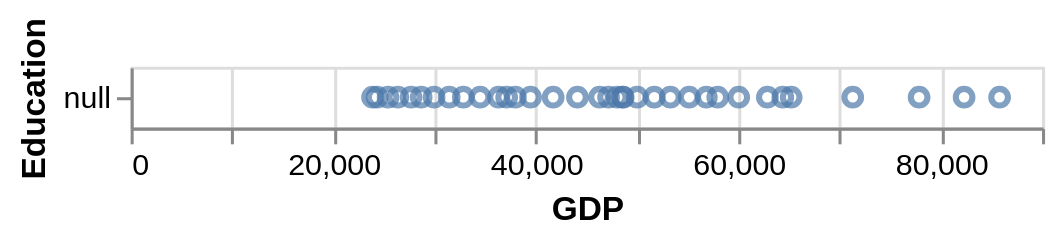

Notebook cell for this chart:
### Code cell
alt.Chart(df).mark_point().encode(
    x='GDP',
    y='Education',
    tooltip='Year'
)

### Figure 1 — Vega-Lite specification as saved in the notebook (floating-point values rounded to 4 significant figures)
{"config": {"view": {"continuousWidth": 300, "continuousHeight": 300}}, "data": {"name": "data-f808de838ca4b6707ff54fc9c4847cf2"}, "mark": {"type": "point"}, "encoding": {"tooltip": {"field": "Year", "type": "quantitative"}, "x": {"field": "GDP", "type": "quantitative"}, "y": {"field": "Education", "type": "nominal"}}, "$schema": "https://vega.github.io/schema/vega-lite/v5.20.1.json", "datasets": {"data-f808de838ca4b6707ff54fc9c4847cf2": [{"Country": "USA", "Year": 1960, "GDP": null, "Education": null}, {"Country": "USA", "Year": 1961, "GDP": null, "Education": null}, {"Country": "USA", "Year": 1962, "GDP": null, "Education": null}, {"Country": "USA", "Year": 1963, "GDP": null, "Education": null}, {"Country": "USA", "Year": 1964, "GDP": null, "Education": null}, {"Country": "USA", "Year": 1965, "GDP": null, "Education": null}, {"Country": "USA", "Year": 1966, "GDP": null, "Education": null}, {"Country": "USA", "Year": 1967, "GDP": null, "Education": null}, {"Country": "USA", "Year": 1968, "GDP": null, "Education": null}, {"Country": "USA", "Year": 1969, "GDP": null, "Education": null}, {"Country": "USA", "Year": 1970, "GDP": null, "Education": null}, {"Country": "USA", "Year": 1971, "GDP": null, "Education": null}, {"Country": "USA", "Year": 1972, "GDP": null, "Education": null}, {"Country": "USA", "Year": 1973, "GDP": null, "Education": null}, {"Country": "USA", "Year": 1974, "GDP": null, "Education": null}, {"Country": "USA", "Year": 1975, "GDP": null, "Education": null}, {"Country": "USA", "Year": 1976, "GDP": null, "Education": null}, {"Country": "USA", "Year": 1977, "GDP": null, "Education": null}, {"Country": "USA", "Year": 1978, "GDP": null, "Education": null}, {"Country": "USA", "Year": 1979, "GDP": null, "Education": null}, {"Country": "USA", "Year": 1980, "GDP": null, "Education": null}, {"Country": "USA", "Year": 1981, "GDP": null, "Education": null}, {"Country": "USA", "Year": 1982, "GDP": null, "Education": null}, {"Country": "USA", "Year": 1983, "GDP": null, "Education": null}, {"Country": "USA", "Year": 1984, "GDP": null, "Education": null}, {"Country": "USA", "Year": 1985, "GDP": null, "Education": null}, {"Country": "USA", "Year": 1986, "GDP": null, "Education": null}, {"Country": "USA", "Year": 1987, "GDP": null, "Education": null}, {"Country": "USA", "Year": 1988, "GDP": null, "Education": null}, {"Country": "USA", "Year": 1989, "GDP": null, "Education": null}, {"Country": "USA", "Year": 1990, "GDP": 23890.0, "Education": null}, {"Country": "USA", "Year": 1991, "GDP": 24340.0, "Education": null}, {"Country": "USA", "Year": 1992, "GDP": 25420.0, "Education": null}, {"Country": "USA", "Year": 1993, "GDP": 26390.0, "Education": null}, {"Country": "USA", "Year": 1994, "GDP": 27690.0, "Education": null}, {"Country": "USA", "Year": 1995, "GDP": 28690.0, "Education": null}, {"Country": "USA", "Year": 1996, "GDP": 29970.0, "Education": null}, {"Country": "USA", "Year": 1997, "GDP": 31460.0, "Education": null}, {"Country": "USA", "Year": 1998, "GDP": 32850.0, "Education": null}, {"Country": "USA", "Year": 1999, "GDP": 34520.0, "Education": null}, {"Country": "USA", "Year": 2000, "GDP": 36330.0, "Education": null}, {"Country": "USA", "Year": 2001, "GDP": 37130.0, "Education": null}, {"Country": "USA", "Year": 2002, "GDP": 38000.0, "Education": null}, {"Country": "USA", "Year": 2003, "GDP": 39490.0, "Education": null}, {"Country": "USA", "Year": 2004, "GDP": 41720.0, "Education": null}, {"Country": "USA", "Year": 2005, "GDP": 44120.0, "Education": null}, {"Country": "USA", "Year": 2006, "GDP": 46300.0, "Education": null}, {"Country": "USA", "Year": 2007, "GDP": 48050.0, "Education": null}, {"Country": "USA", "Year": 2008, "GDP": 48570.0, "Education": null}, {"Country": "USA", "Year": 2009, "GDP": 47190.0, "Education": null}, {"Country": "USA", "Year": 2010, "GDP": 48640.0, "Education": null}, {"Country": "USA", "Year": 2011, "GDP": 50020.0, "Education": null}, {"Country": "USA", "Year": 2012, "GDP": 51710.0, "Education": null}, {"Country": "USA", "Year": 2013, "GDP": 53300.0, "Education": null}, {"Country": "USA", "Year": 2014, "GDP": 55150.0, "Education": null}, {"Country": "USA", "Year": 2015, "GDP": 56850.0, "Education": null}, {"Country": "USA", "Year": 2016, "GDP": 57980.0, "Education": null}, {"Country": "USA", "Year": 2017, "GDP": 60050.0, "Education": null}, {"Country": "USA", "Year": 2018, "GDP": 62880.0, "Education": null}, {"Country": "USA", "Year": 2019, "GDP": 65230.0, "Education": null}, {"Country": "USA", "Year": 2020, "GDP": 64400.0, "Education": null}, {"Country": "USA", "Year": 2021, "GDP": 71310.0, "Education": null}, {"Country": "USA", "Year": 2022, "GDP": 77860.0, "Education": null}, {"Country": "USA", "Year": 2023, "GDP": 82300.0, "Education": null}, {"Country": "USA", "Year": 2024, "GDP": 85810.0, "Education": null}]}}
